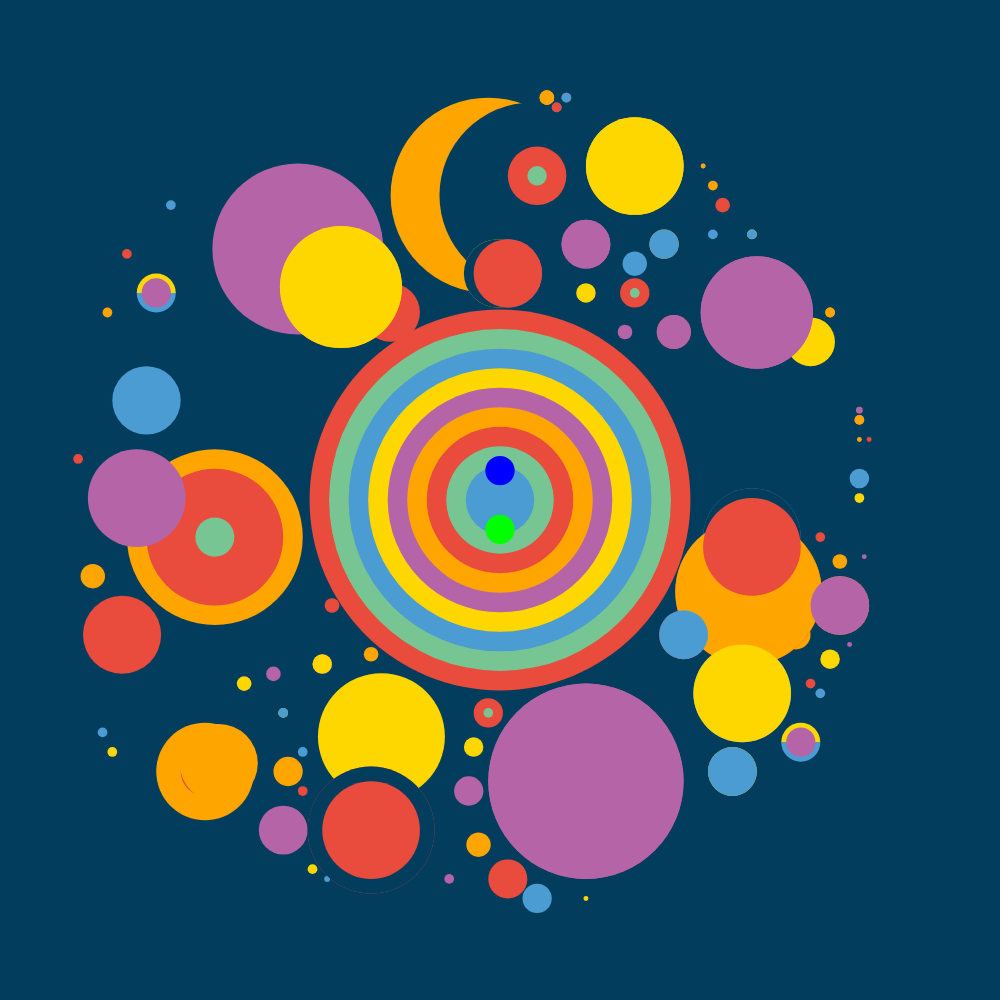
Frame 1 (no input)
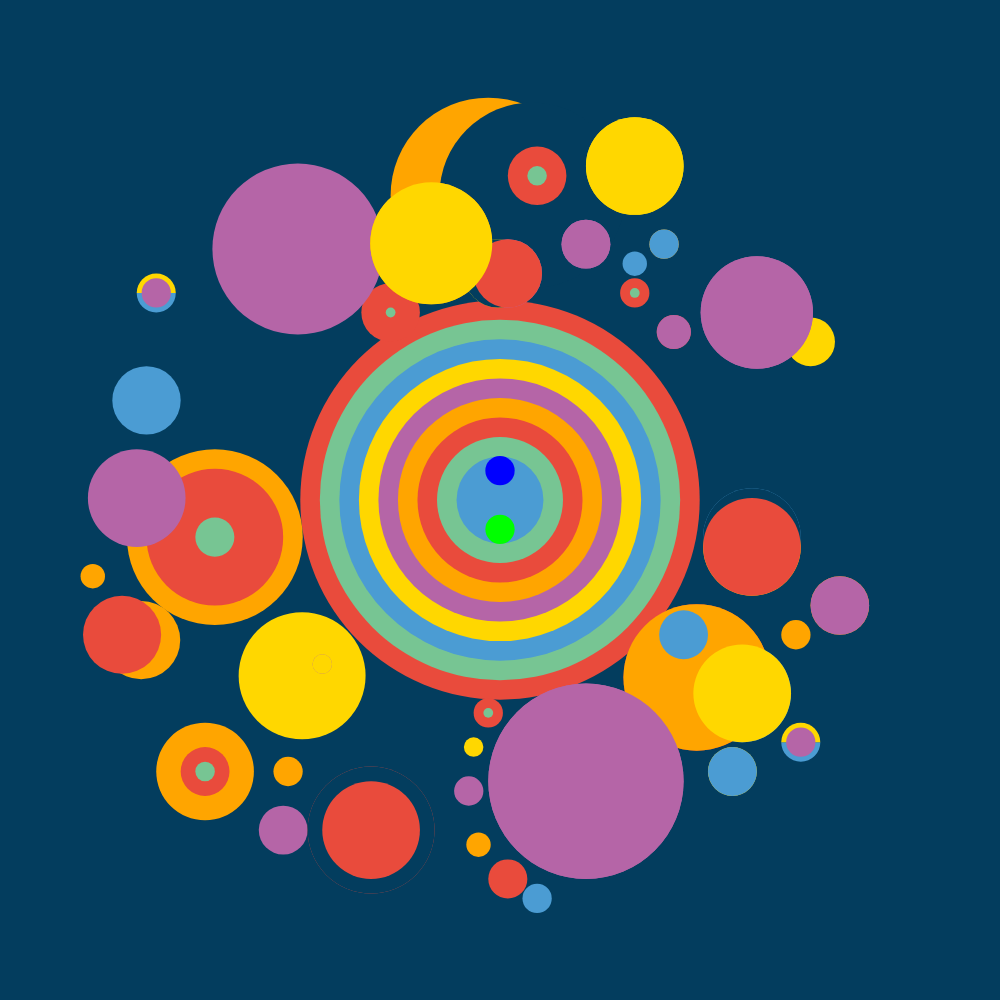
Frame 60 (no input)
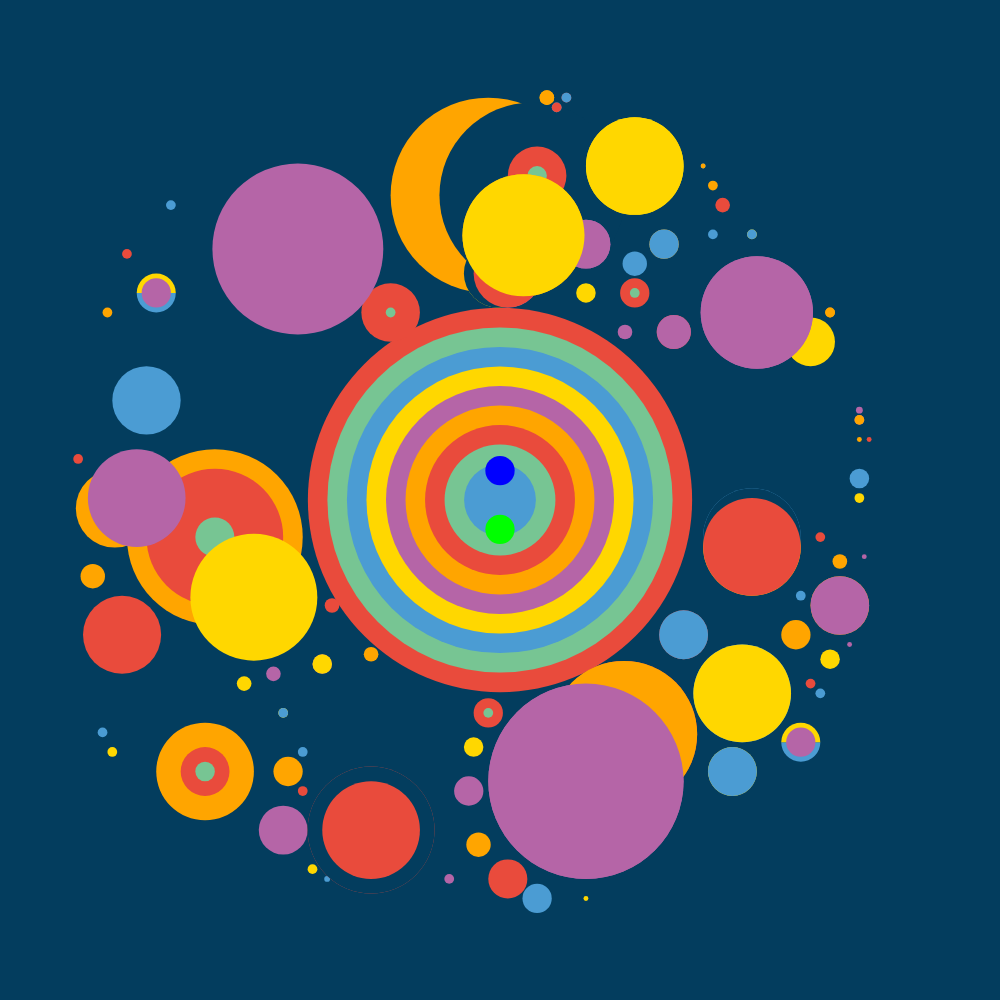
Frame 120 (the mouse pressed at the canvas centre since frame 60)

The p5.js sketch that drew these frames (run headless with seeded random() and noise() and a simulated clock; from frame 60 on, the mouse is pressed at the canvas centre):

// p5.js sketch
// ── sketch.js
let fixedColor;
let size;
let scaleFactor;
let backgroundColor;
let largeCircleColors = [];
let smallCircleColors = [];


// To store circles whose size and color can be modified together
let randomCircles = [];
let visibleStates1 = []; // To store the visibility state of 25 stars
let visibleStates2 = []; // To store the visibility state of 25 stars
let smallestCirclesIndices = []; // To store the indices of the smallest 50 circles（stras）

// Define the rotating circles and their initial positions and angles
let rotatingCircles = [
  {x: 270, y: 390, radiusX: 130, radiusY: 130, initialX: 270, initialY: 390, angle: 90},
  {x: 380, y: 750, radiusX: 125, radiusY: 125, initialX: 380, initialY: 750, angle: 180},
  {x: 160, y: 690, radiusX: 80, radiusY: 80, initialX: 160, initialY: 690, angle: 260},
  {x: 780, y: 470, radiusX: 150, radiusY: 150, initialX: 780, initialY: 470, angle: 170}
];

// Initial radius for the center cricle growing effect
let baseRadius = 390;
let radiusIncrement = 0.5;
let growing = true;
const minBaseRadius = 70;
const maxBaseRadius = 410;

function setup() {
    // Calculate the size of the canvas
  size = Math.min(windowWidth, windowHeight);
  scaleFactor = size / 1024;
  createCanvas(size, size);
  noStroke();
 
  // Colors of the circles in the middle
  largeCircleColors = [
    color(233, 75, 60), color(119, 197, 147), color(75, 156, 211),
    color(255, 215, 0), color(181, 101, 167), color(255, 165, 0)
  ];

  // Colors of the "randomCircles"
  smallCircleColors = [
    color(75, 156, 211), color(255, 215, 0), color(181, 101, 167),
    color(255, 165, 0), color(233, 75, 60)
  ];


  backgroundColor = color(3, 61, 94);


  // Store circles whose size and color can be modified together
  const circlePatterns = [
    [650, 270, 25, 25], [600, 300, 20, 20], [640, 340, 15, 15], [730, 190, 10, 10],
    [740, 210, 15, 15], [730, 240, 10, 10], [830, 350, 50, 50], [880, 420, 7, 7],
    [880, 450, 5, 5], [890, 450, 5, 5], [880, 490, 20, 20], [880, 510, 10, 10],
    [885, 570, 5, 5], [860, 575, 15, 15], [840, 550, 10, 10], [820, 610, 10, 10],
    [850, 675, 20, 20], [870, 660, 5, 5], [815, 650, 30, 30], [830, 700, 10, 10],
    [840, 710, 10, 10], [485, 765, 20, 20], [480, 810, 30, 30], [490, 865, 25, 25],
    [520, 900, 40, 40], [550, 920, 30, 30], [600, 920, 5, 5], [460, 900, 10, 10],
    [380, 670, 15, 15], [340, 620, 15, 15], [335, 900, 6, 6], [320, 890, 10, 10],
    [290, 850, 50, 50], [295, 790, 30, 30], [310, 810, 10, 10], [310, 770, 10, 10],
    [250, 700, 15, 15], [280, 690, 15, 15], [160, 690, 80, 80], [125, 650, 80, 80],
    [105, 750, 10, 10], [115, 770, 10, 10], [140, 510, 100, 100], [95, 590, 25, 25],
    [80, 470, 10, 10], [150, 410, 70, 70], [270, 390, 130, 130], [305, 255, 175, 175],
    [110, 320, 10, 10], [130, 260, 10, 10], [175, 210, 10, 10], [510, 280, 70],
    [520, 280, 70], [560, 100, 15], [580, 100, 10], [570, 110, 10], [650, 170, 100, 100],
    [600, 250, 50, 50], [680, 250, 30, 30], [690, 340, 35, 35], [720, 170, 5, 5],
    [770, 240, 10, 10], [775, 320, 115, 115], [850, 320, 10, 10], [780, 470, 150, 150],
    [770, 550, 100, 100], [770, 560, 100, 100], [880, 430, 10, 10], [860, 620, 60, 60],
    [700, 650, 50, 50], [760, 710, 100, 100], [750, 790, 50, 50], [600, 800, 200, 200],
    [380, 750, 125, 125], [380, 850, 130, 130], [380, 850, 100, 100], [290, 730, 10, 10],
    [330, 680, 20, 20]
  ];

// Add additional background color circles
  const backgroundColorCircles = [
    [510, 280, 70], [770, 550, 100, 100], [380, 850, 130, 130]
  ];


  for (let i = 0; i < circlePatterns.length; i++) {
    randomCircles.push({
      fill: smallCircleColors[i % smallCircleColors.length],
      pattern: circlePatterns[i]
    });
  }


  for (let pattern of backgroundColorCircles) {
    randomCircles.push({ fill: backgroundColor, pattern: pattern });
  }
// Add specific color circle
randomCircles.push({ fill: smallCircleColors[4], pattern: [520, 280, 70] });
randomCircles.push({ fill: smallCircleColors[3], pattern: [560, 100, 15] });
randomCircles.push({ fill: smallCircleColors[0], pattern: [580, 100, 10] });
randomCircles.push({ fill: smallCircleColors[4], pattern: [570, 110, 10] });
randomCircles.push({ fill: smallCircleColors[1], pattern: [650, 170, 100, 100] });
randomCircles.push({ fill: smallCircleColors[2], pattern: [600, 250, 50, 50] });
randomCircles.push({ fill: smallCircleColors[0], pattern: [680, 250, 30, 30] });
randomCircles.push({ fill: smallCircleColors[2], pattern: [690, 340, 35, 35] });
randomCircles.push({ fill: smallCircleColors[3], pattern: [720, 170, 5, 5] });
randomCircles.push({ fill: smallCircleColors[0], pattern: [770, 240, 10, 10] });
randomCircles.push({ fill: smallCircleColors[2], pattern: [775, 320, 115, 115] });
randomCircles.push({ fill: smallCircleColors[3], pattern: [850, 320, 10, 10] });
randomCircles.push({ fill: smallCircleColors[3], pattern: [780, 470, 150, 150] });
randomCircles.push({ fill: smallCircleColors[4], pattern: [770, 560, 100, 100] });
randomCircles.push({ fill: smallCircleColors[3], pattern: [880, 430, 10, 10] });
randomCircles.push({ fill: smallCircleColors[2], pattern: [860, 620, 60, 60] });
randomCircles.push({ fill: smallCircleColors[0], pattern: [700, 650, 50, 50] });
randomCircles.push({ fill: smallCircleColors[1], pattern: [760, 710, 100, 100] });
randomCircles.push({ fill: smallCircleColors[0], pattern: [750, 790, 50, 50] });
randomCircles.push({ fill: smallCircleColors[2], pattern: [600, 800, 200, 200] });
randomCircles.push({ fill: smallCircleColors[1], pattern: [380, 750, 125, 125] });
randomCircles.push({ fill: smallCircleColors[4], pattern: [380, 850, 100, 100] });
randomCircles.push({ fill: smallCircleColors[0], pattern: [290, 730, 10, 10] });
randomCircles.push({ fill: smallCircleColors[1], pattern: [330, 680, 20, 20] });

  // Sort circles by size (ascending order) and get the indices of the smallest stars
  smallestCirclesIndices = randomCircles
    .map((circle, index) => ({ index, size: circle.pattern[2] }))
    .sort((a, b) => a.size - b.size)
    .slice(0, 50)
    .map(obj => obj.index);


  // Initialize visibility states for the smallest stars
  for (let i = 0; i < randomCircles.length; i++) {
    visibleStates1.push(true);
    visibleStates2.push(true);
}

// Set intervals to toggle visibility every 500 milliseconds and 700 milliseconds
setInterval(() => toggleVisibility1(), 500);
setInterval(() => toggleVisibility2(), 700);
setInterval(updateRotatingCircles, 20);
setInterval(breathingEffect, 20);  // Set interval for breathing effect
}

function toggleVisibility1() {
  for (let i = 0; i < smallestCirclesIndices.length; i += 2) {
    visibleStates1[smallestCirclesIndices[i]] = !visibleStates1[smallestCirclesIndices[i]];
  }
}


function toggleVisibility2() {
  for (let i = 1; i < smallestCirclesIndices.length; i += 2) {
    visibleStates2[smallestCirclesIndices[i]] = !visibleStates2[smallestCirclesIndices[i]];
  }
}

function updateRotatingCircles() {
  rotatingCircles.forEach(circle => {
    circle.angle += 0.01;
    if (circle.angle > TWO_PI) {
      circle.angle -= TWO_PI;
    }
  });
}

// Breathing effect to grow increase or decrease the central radius
function breathingEffect() {
  if (growing) {
    baseRadius += radiusIncrement;
    if (baseRadius >= maxBaseRadius) {
      growing = false;
    }
  } else {
    baseRadius -= radiusIncrement;
    if (baseRadius <= minBaseRadius) {
      growing = true;
    }
  }
}


function draw() {
push();
// Fit the image to the window size
scale(scaleFactor);
originalImage();
pop();
}

// Function of special pattern1
function drawDuelCircle(x, y, radius, delta) {
fill(233, 75, 60);
ellipse(x, y, radius * 2, radius * 2);
fill(119, 197, 147);
ellipse(x, y, radius - delta, radius - delta);
}

// Function of special pattern3
function drawSpecialCircle(x, y, outerRadius, innerRadius) {
fill(75, 156, 211);
arc(x, y, 2 * outerRadius, 2 * outerRadius, 0, PI);
fill(255, 215, 0);
arc(x, y, 2 * outerRadius, 2 * outerRadius, PI, TWO_PI);
fill(181, 101, 167);
ellipse(x, y, 2 * innerRadius, 2 * innerRadius);
}

// Function of special pattern4
function drawComplexCircle(x, y, outerRadius, middleRadius, innerRadius) {
fill(255, 165, 0);
ellipse(x, y, 2 * outerRadius, 2 * outerRadius);
fill(233, 75, 60);
ellipse(x, y, 2 * middleRadius, 2 * middleRadius);
fill(119, 197, 147);
ellipse(x, y, 2 * innerRadius, 2 * innerRadius);
}

// Function of drawing all patterns
function originalImage() {
clear();
background(backgroundColor);


let x = 512;
let y = 512;

  // Circles in the middle
  for (let r = baseRadius, i = 0; r >= 70; r -= 40, i++) {
    fill(largeCircleColors[i % largeCircleColors.length]);
    ellipse(x, y, r, r);
}

  // Two small circles in the middle
fill(0, 0, 255);
ellipse(x, y - 30, 30, 30);
fill(0, 255, 0);
ellipse(x, y + 30, 30, 30);

  // The moon shape
let moonRadius = 100;
let offset = 45;
fill(255, 165, 0);
ellipse(500, 200, moonRadius * 2, moonRadius * 2);
fill(backgroundColor);
ellipse(500 + offset, 200, moonRadius * 1.9, moonRadius * 1.9);

  // Other special patterns
drawDuelCircle(550, 180, 30, 10);
drawDuelCircle(650, 300, 15, 5);
drawSpecialCircle(820, 760, 20, 15);
drawDuelCircle(500, 730, 15, 5);
drawComplexCircle(210, 790, 50, 25, 10);
drawComplexCircle(220, 550, 90, 70, 20);
drawDuelCircle(400, 320, 30, 20);
drawSpecialCircle(160, 300, 20, 15);

 // Draw "randomCircles" and find smallest circle
 for (let i = 0; i < randomCircles.length; i++) {
  let circle = randomCircles[i];
 
  // Check if the current circle is one of the rotating circles
  let rotatingCircle = rotatingCircles.find(rc => rc.initialX === circle.pattern[0] && rc.initialY === circle.pattern[1]);
  if (rotatingCircle) {
    let angle = rotatingCircle.angle || 0;
    let radius = dist(512, 512, rotatingCircle.initialX, rotatingCircle.initialY);
    let newX = 512 + cos(angle) * radius;
    let newY = 512 + sin(angle) * radius;
    fill(circle.fill);
    ellipse(newX, newY, circle.pattern[2], circle.pattern[3]);
  } else {
    if (smallestCirclesIndices.includes(i)) {
      if ((smallestCirclesIndices.indexOf(i) % 2 === 0 && !visibleStates1[i]) ||
          (smallestCirclesIndices.indexOf(i) % 2 !== 0 && !visibleStates2[i])) {
        continue;
        }
      }
    fill(circle.fill);
    ellipse(...circle.pattern);
    }
  }
  
}

// Fit canvas and pattern to window size
function windowResized() {
size = Math.min(windowWidth, windowHeight);
scaleFactor = size / 1024;
resizeCanvas(size, size);
originalImage();
}
